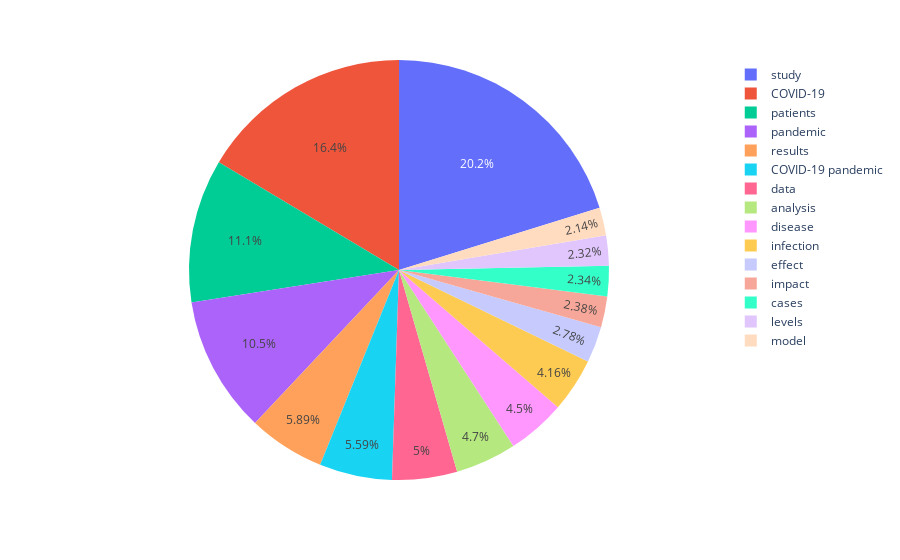

Notebook code for this chart:
### Markdown cell above
### 2020 & 2021

### Code cell
df_select = select_df(df_cncpt, 'World')
fig = px.pie(df_select, values='values', names='concept')
fig.show()

### Figure 1 — Plotly figure (JSON) as saved in the notebook; plotly's stock layout.template omitted (floating-point values rounded to 4 significant figures)
{"data": [{"domain": {"x": [0, 1], "y": [0, 1]}, "hovertemplate": "concept=%{label}<br>value=%{value}<extra></extra>", "labels": ["study", "COVID-19", "patients", "pandemic", "results", "COVID-19 pandemic", "data", "analysis", "disease", "infection", "effect", "impact", "cases", "levels", "model"], "legendgroup": "", "name": "", "showlegend": true, "type": "pie", "values": [9686000000.0, 7866000000.0, 5296000000.0, 5038000000.0, 2824000000.0, 2680000000.0, 2395000000.0, 2252000000.0, 2157000000.0, 1991000000.0, 1334000000.0, 1139000000.0, 1122000000.0, 1112000000.0, 1026000000.0]}], "layout": {"legend": {"tracegroupgap": 0}, "margin": {"t": 60}}}
